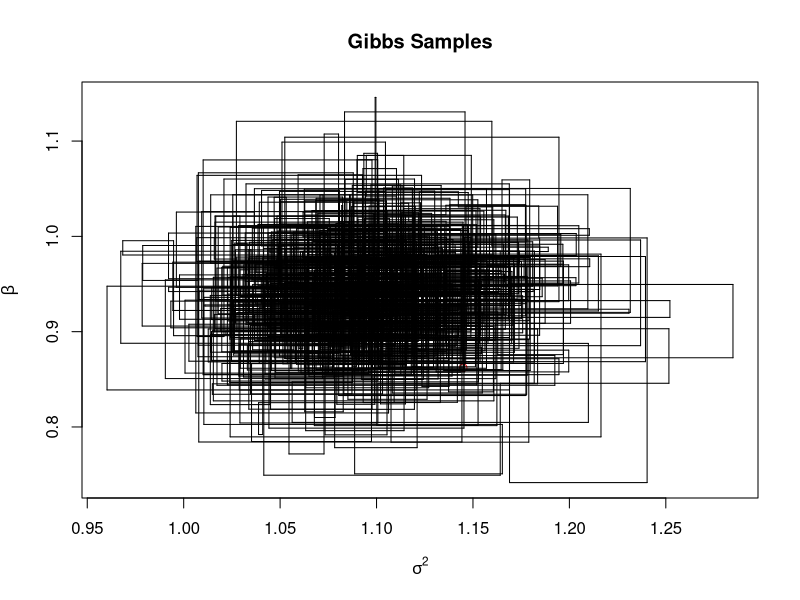
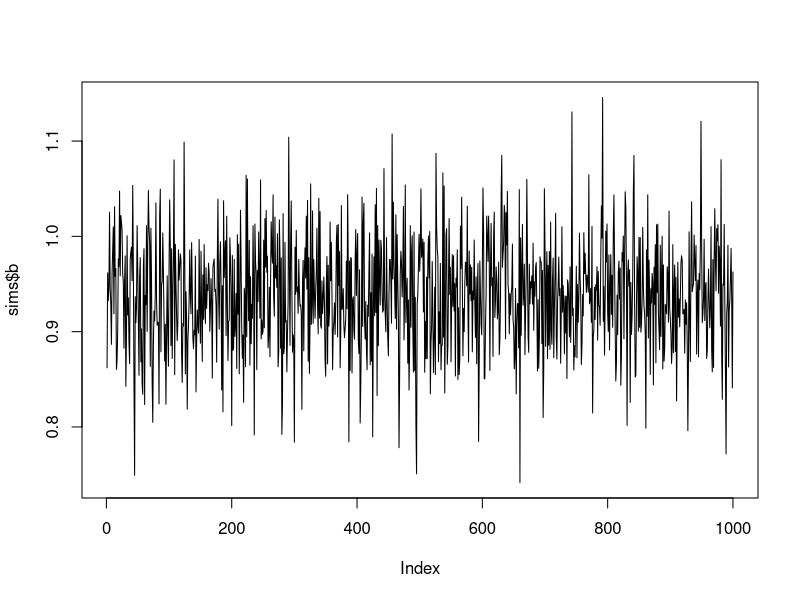
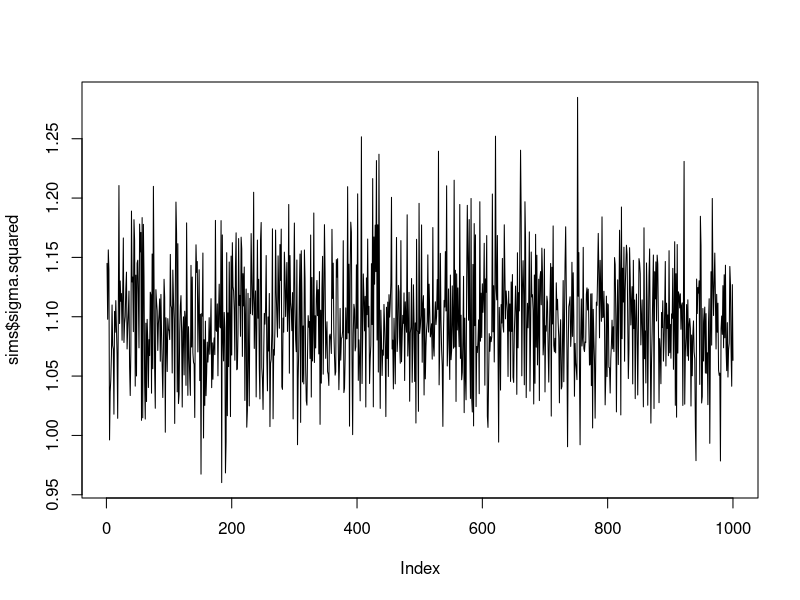
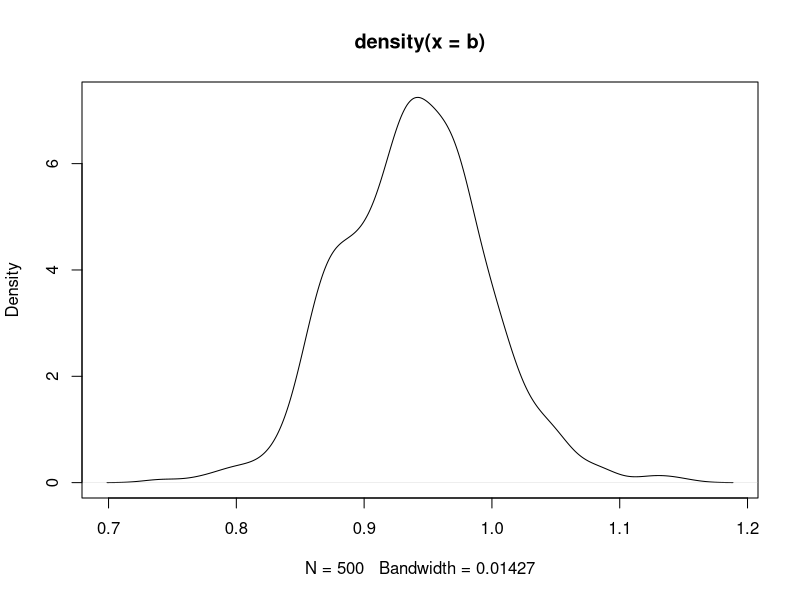
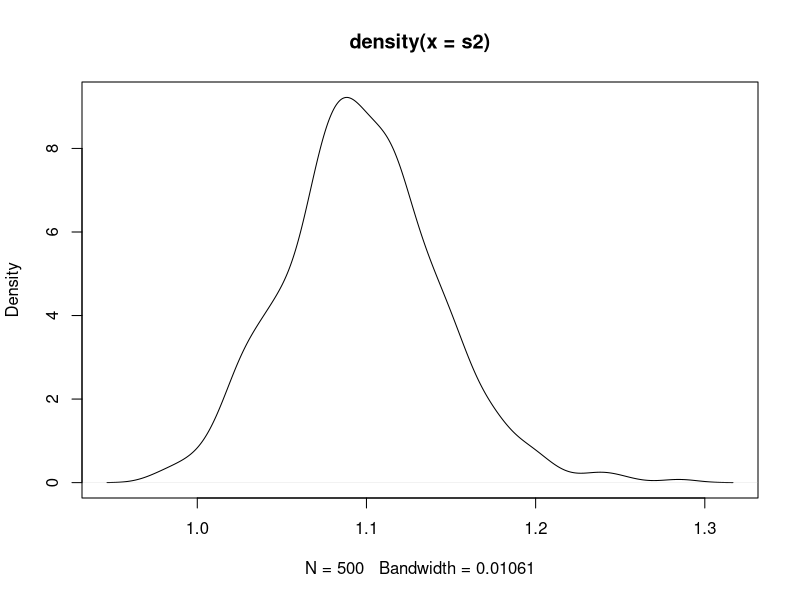

The R script that drew these images, in order:
#Extremely Simple Gibbs Sampler Example
#Francis DiTraglia
#July 10th, 2011

#Linear Regression with one covariate and independent normal-inverse gamma prior in which we know that the intercept term is zero

#Here b is the slope coefficient, sigma.squared the error variance
#b0 is the prior mean of b, B0 the prior variance 

#Notes: 

#R lacks a inverse gamma distribution. If  x ~ Gamma(a,b) and y = 1/x, then y has an Inverse Gamma(a,b) distribution

#R parameterizes the gamma distribution according to:
#f(x)= 1/(s^a Gamma(a)) x^(a-1) e^-(x/s)
#where a is the shape parameter, and s the scale parameter

#In contrast, Greenberg (2008) parameterizes it according to
#(b^a)/(Gamma(a)) x^(a-1) e^-(bx)
#where a is the shape parameter and b the rate parameter

#Note that s = 1/b. In fact, R gives the option to express the distribution in terms of b by setting rate = b (i.e. R knows that scale = 1/rate).


gibbs.reg <- function(x, y, b0=0, B0=100, a0=1, d0=1, sigma.squared.start, N.reps=1000){
  
  #Initialize b and sigma.squared
  b <- rep(NA, N.reps)
  sigma.squared <- rep(NA, N.reps)
  
  #Calculate any quantities not involving sigma.squared and b only once!
  B0.inv <- (1/B0)
  xx <- sum(x^2)
  xy <- sum(x*y)
  A <- B0.inv * b0
  n <- length(y)  #number of observations
  
  #Pump-priming step
  #Conditional Posterior variance for b
  B1 <- 1/(B0.inv + xx/sigma.squared.start)
  #Conditional Posterior mean for b
  b.bar <- B1 * (A + xy/sigma.squared.start)
  #Simulate from conditional posterior for b
  b[1] <- rnorm(n = 1, mean = b.bar, sd = sqrt(B1))
  
  #Shape parameter for conditional posterior of sigma squared
  a1 <- a0 + n
  #Rate parameter for conditional posterior of sigma squared
  d1 <- d0 + sum((y-b[1]*x)^2) 
  #Simulate from conditional posterior for sigma squared
  sigma.squared[1] <- 1/rgamma(n = 1, shape = a1/2, rate = d1/2)
  
  
  for(i in 2:N.reps){
    
    #Conditional Posterior variance for b
    B1 <- 1/(B0.inv + xx/sigma.squared[i-1])
    #Conditional Posterior mean for b
    b.bar <- B1 * (A + xy/sigma.squared[i-1])
    #Simulate from conditional posterior for b
    b[i] <- rnorm(n = 1, mean = b.bar, sd = sqrt(B1))
  
    #Shape parameter for conditional posterior of sigma squared
    a1 <- a0 + n
    #Rate parameter for conditional posterior of sigma squared
    d1 <- d0 + sum((y-b[i]*x)^2) 
    #Simulate from conditional posterior for sigma squared
    sigma.squared[i] <- 1/rgamma(n = 1, shape = a1/2, rate = d1/2)
 
    
  }#END for 
  
  out <- list(sigma.squared=sigma.squared, b=b)
  return(out)
  
  
}#END gibbs.reg


#Plot method for gibbs.reg
plot.gibbs <- function(results){
  
  error.variance <- results$sigma.squared
  reg.coeff <- results$b
  
  var.max <- max(error.variance)
  var.min <- min(error.variance)
  
  coeff.max <- max(reg.coeff)
  coeff.min <- min(reg.coeff)
  
  
  plot(error.variance[1], reg.coeff[1], main='Gibbs Samples', col = 'red', type = 'p', xlab=substitute(sigma^2), ylab = substitute(beta), xlim = c(var.min, var.max), ylim = c(coeff.min, coeff.max))
  
  for(i in 2:length(error.variance)){
  
  x1 <- error.variance[i-1]
  x2 <- error.variance[i]
  
  y1 <- reg.coeff[i-1]
  y2 <- reg.coeff[i]
  
  lines(x=c(x1, x2), y=c(y1, y1))
  
  lines(x=c(x2, x2), y=c(y1, y2))
    
  }#END for
  
  
}#END plot.gibbs  

  
#See how well it works
N <- 1000
x <- runif(N)
y <- x + rnorm(N)

sims <- gibbs.reg(x, y, N.reps = 1000, sigma.squared.start = 2)
plot.gibbs(sims)

Burnin <- 500
b <- sims$b[-(1:Burnin)]
s2 <- sims$sigma.squared[-(1:Burnin)]
  
plot(sims$b, type = 'l')
plot(sims$sigma.squared, type = 'l')

plot(density(b))
plot(density(s2))

mean(b)
median(b)

lm(y~x-1)



